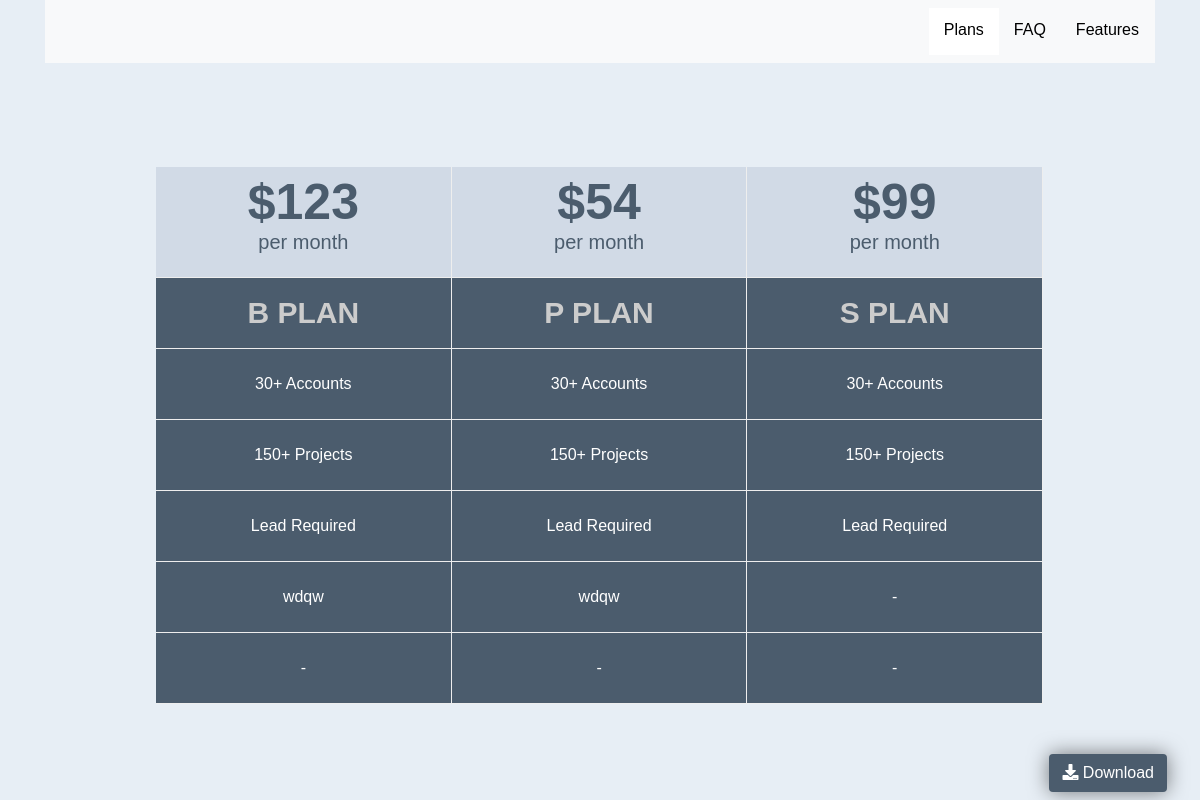
The page / on the database its author committed.
### tradebotapp/models.py (models this page shows, shortened)
class Plan(models.Model):
	title = models.CharField(max_length=250)
	price = models.IntegerField()
	per_price = models.CharField(max_length=50, default=0)
	first_info = models.CharField(max_length=120, blank=True)
	second_info = models.CharField(max_length=120, blank=True)
	third_info = models.CharField(max_length=120, blank=True)
	fourth_info = models.CharField(max_length=120, blank=True)
	fifth_info = models.CharField(max_length=120, blank=True)

class Download(models.Model):
	download_file = models.FileField(upload_to='uploads/')

### tradebotapp/views.py (the view)
# urls.py: url(r'^$', section_view),
def section_view(request):
	descriptions = Description.objects.all()
	section = Section.objects.all()
	answers = Answer.objects.all()
	plans = Plan.objects.all()
	questions = Question.objects.all()
	download = Download.objects.all()
	feature = FeatureCategory.objects.all()
	column = int(12/len(section))
	print(column)
	context = {
		"answers": answers,
		"questions": questions,
		"plans": plans,
		"descriptions": descriptions,
		"section": section,
		"download": download,
		"feature": feature,
		"column": column,
	}
	return render(request, "index.html", context)

### tradebotapp/models.py (called while the page is built)
	def __str__(self):
		return str(self.question)

### template/index.html (shortened to what this page needs)
{% load staticfiles %}
<!DOCTYPE html>
<html lang="en">
	<head>
		<link rel="stylesheet" href="https://use.fontawesome.com/releases/v5.0.13/css/all.css"crossorigin="anonymous">
		<link rel="stylesheet" href="https://stackpath.bootstrapcdn.com/bootstrap/4.3.1/css/bootstrap.min.css"/>
        <link rel='stylesheet' href='{% static "css/style.css" %}' />
	</head>
	<body>
		<div class="container">
			<section id="tab-menu">
				<nav class="main-menu navbar navbar-expand-lg navbar-light bg-light">
	  				<div class="row collapse navbar-collapse" id="navbarSupportedContent">
						<ul class="ml-auto nav header-menu" id="myTab" role="tablist">
							<li class="">
								<a class="active" id="plans-tab"data-toggle="tab" href="#plans" role="tab"aria-controls="plans" aria-selected="true">
									Plans
								</a>
							</li>
							<li class="">
								<a class="" id="faq-tab" data-toggle="tab" href="#faq" role="tab" aria-controls="faq" aria-selected="false">
									FAQ
								</a
								>
							</li>
							<li class="">
								<a class="" id="features-tab" data-toggle="tab" href="#features" role="tab" aria-controls="features" aria-selected="false">
									Features
								</a>
							</li>
						</ul>
					</div>
				</nav>
				<div class="tab-content" id="myTabContent">
					<div class="tab-pane fade show active price-table" id="plans" role="tabpanel" aria-labelledby="plans-tab">
						<div>
							{% for plan in plans %}
							<div class="columns">
								<ul class="price mt-5">
									<li class="header font-weight-bold">
										${{plan.price}}</br>
	                                    <small>{{plan.per_price}}</small>
	                                </li>
	                                <li class="font-weight-bold" style="font-size: 30px;color: #ccc">{{plan.title}}
	                                </li>
									<li>
										{{plan.first_info}}
									</li>
									<li>
										{{plan.second_info}}
									</li>
									<li>
										{{plan.third_info}}
									</li>
									<li>
										{{plan.fourth_info|default:"-" }}
									</li>
									<li>
										{{plan.fifth_info|default:"-"}}
									</li>
								</ul>
							</div>
							{% endfor %}
						</div>
					</div>
				</div>
			</section>
			<section>
				<footer id="footer" class="d-flex justify-content-center p-5">
					<div class="footer-area">
						<div class="container">
							<div class="row text-center">
								<div class="col-md-12 d-none d-sm-block">
									{% for down in download %}
									<a href="{{down.download_file.url}}" class="btn button-bg">
						                <i class="fas fa-download"></i>
						                Download
						            </a>
						            {% endfor %}
								</div>
							</div>
						</div>
					</div>
				</footer>
			</section>
		</div>
	</body>
</html>

### static/css/style.css (style rules this page uses)
body { margin: 0; padding: 0; font-family: 'Ubuntu', sans-serif; background-color: #e7eef5; }
* { box-sizing: border-box; }
ul.header-menu { margin:0; padding: 0; list-style: none; }
ul.header-menu li { display: inline; }
ul.header-menu li a { padding: 10px 15px; display: inline-block; color:#000; text-transform: capitalize; outline: none; text-decoration: none; position: relative; border-bottom: 3px solid transparent; }
ul.header-menu li a.active { background-color: #fff; }
.columns { float: left; width: 33.3%; padding-bottom: 20px; }
.price-table { margin: 5% 10% 0% 10%; box-shadow: 0 0 20px rgba(0, 0, 0, .5); }
.price { list-style-type: none; margin: 0; padding: 0; text-align: center; line-height: 30px; background-color: #4b5c6d; color: #fff; }
.price .header { background-color: #d1dae6; color: #4b5c6d; font-size: 50px; }
.price .header small { font-size: 20px; }
.price li { border-bottom: 1px solid #eee; border-right: 1px solid #eee; padding: 20px; text-align: center; }
#footer { position: fixed; right: -30px; bottom:-40px; }
.button-bg { background-color: #4b5c6d; color: #fff; font-size: 16px; box-shadow: 0 0 20px rgba(0, 0, 0, .5); }

### rows shown on the page
Plan: price "123", per_price "per month", title "B PLAN", first_info "30+ Accounts", second_info "150+ Projects", third_info "Lead Required", fourth_info "wdqw", fifth_info "-"
Plan: price "54", per_price "per month", title "P PLAN", first_info "30+ Accounts", second_info "150+ Projects", third_info "Lead Required", fourth_info "wdqw", fifth_info "-"
Plan: price "99", per_price "per month", title "S PLAN", first_info "30+ Accounts", second_info "150+ Projects", third_info "Lead Required", fourth_info "-", fifth_info "-"
